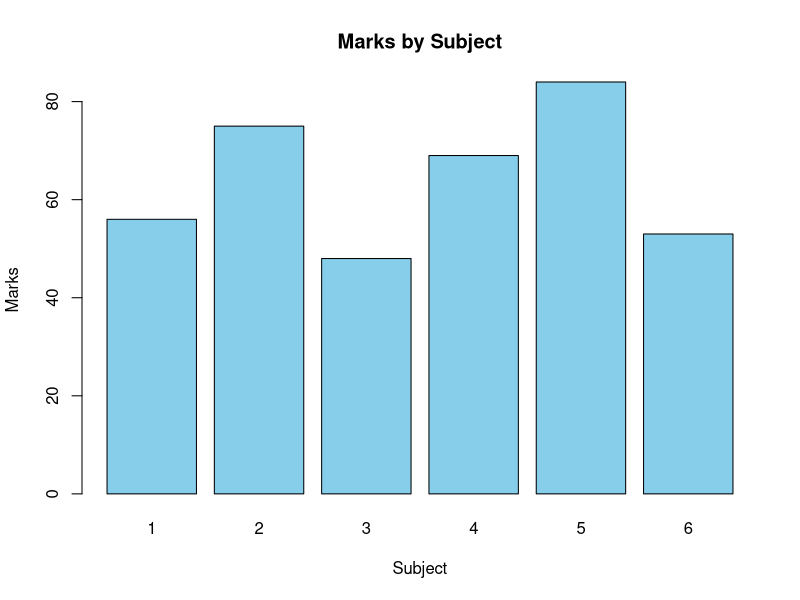

This chart was generated by the following R code:
df <- data.frame(
  Subject = c(1, 2, 3, 4, 5, 6),
  Class = c(1, 2, 1, 2, 1, 2),
  Marks = c(56, 75, 48, 69, 84, 53)
)

result <- subset(df, Subject < 4)

result2 <- df[df$Subject < 3 & df$Class == 2, ]

png("q5.png", width=800, height=600)
barplot(
    df$Marks,
    main = "Marks by Subject",
    names.arg = df$Subject,
    xlab = "Subject",
    ylab = "Marks",
    col = "skyblue"
)
dev.off()
